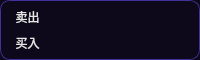
                        <widget class="QFrame" name="frame_58">
                         <property name="minimumSize">
                          <size>
                           <width>0</width>
                           <height>60</height>
                          </size>
                         </property>
                         <property name="maximumSize">
                          <size>
                           <width>16777215</width>
                           <height>60</height>
                          </size>
                         </property>
                         <property name="styleSheet">
                          <string notr="true">QFrame {	
	background-color: rgb(13, 9, 27);
	border-radius: 10px;
	border: 1px solid rgb(65, 51, 156);
}

</string>
                         </property>
                         <property name="frameShape">
                          <enum>QFrame::StyledPanel</enum>
                         </property>
                         <property name="frameShadow">
                          <enum>QFrame::Raised</enum>
                         </property>
                         <layout class="QVBoxLayout" name="verticalLayout_41">
                          <property name="spacing">
                           <number>0</number>
                          </property>
                          <property name="leftMargin">
                           <number>0</number>
                          </property>
                          <property name="topMargin">
                           <number>0</number>
                          </property>
                          <property name="rightMargin">
                           <number>0</number>
                          </property>
                          <property name="bottomMargin">
                           <number>0</number>
                          </property>
                          <item>
                           <widget class="QFrame" name="frame_59">
                            <property name="styleSheet">
                             <string notr="true">QFrame {	
	background-color: rgb(13, 9, 27);
	border-radius: 10px;
	border: none;
}

</string>
                            </property>
                            <property name="frameShape">
                             <enum>QFrame::StyledPanel</enum>
                            </property>
                            <property name="frameShadow">
                             <enum>QFrame::Raised</enum>
                            </property>
                            <layout class="QHBoxLayout" name="horizontalLayout_26">
                             <property name="spacing">
                              <number>20</number>
                             </property>
                             <property name="leftMargin">
                              <number>0</number>
                             </property>
                             <property name="topMargin">
                              <number>3</number>
                             </property>
                             <property name="rightMargin">
                              <number>0</number>
                             </property>
                             <property name="bottomMargin">
                              <number>0</number>
                             </property>
                             <item>
                              <widget class="QLabel" name="label_3">
                               <property name="styleSheet">
                                <string notr="true">background-color: rgbA(0, 0, 0, 0);
color: rgb(230, 230, 230);
font: 12pt &quot;等线&quot;;
border-radius: 5px;
border: none;</string>
                               </property>
                               <property name="text">
                                <string>卖出</string>
                               </property>
                               <property name="alignment">
                                <set>Qt::AlignCenter</set>
                               </property>
                              </widget>
                             </item>
                             <item>
                              <widget class="QLabel" name="label_ask_price1">
                               <property name="styleSheet">
                                <string notr="true">background-color: rgbA(0, 0, 0, 0);
color: rgb(255, 0, 0);
font: 700 16pt &quot;等线&quot;;
border-radius: 5px;
border: none;</string>
                               </property>
                               <property name="text">
                                <string/>
                               </property>
                               <property name="alignment">
                                <set>Qt::AlignCenter</set>
                               </property>
                              </widget>
                             </item>
                             <item>
                              <widget class="QLabel" name="label_ask_volume1">
                               <property name="styleSheet">
                                <string notr="true">background-color: rgbA(0, 0, 0, 0);
color: rgb(255, 255, 0);
font: 700 16pt &quot;等线&quot;;
border-radius: 5px;
border: none;</string>
                               </property>
                               <property name="text">
                                <string/>
                               </property>
                               <property name="alignment">
                                <set>Qt::AlignCenter</set>
                               </property>
                              </widget>
                             </item>
                            </layout>
                           </widget>
                          </item>
                          <item>
                           <widget class="QFrame" name="frame_77">
                            <property name="styleSheet">
                             <string notr="true">QFrame {	
	background-color: rgb(13, 9, 27);
	border-radius: 10px;
	border: none;
}

</string>
                            </property>
                            <property name="frameShape">
                             <enum>QFrame::StyledPanel</enum>
                            </property>
                            <property name="frameShadow">
                             <enum>QFrame::Raised</enum>
                            </property>
                            <layout class="QHBoxLayout" name="horizontalLayout_30">
                             <property name="spacing">
                              <number>20</number>
                             </property>
                             <property name="leftMargin">
                              <number>0</number>
                             </property>
                             <property name="topMargin">
                              <number>0</number>
                             </property>
                             <property name="rightMargin">
                              <number>0</number>
                             </property>
                             <property name="bottomMargin">
                              <number>3</number>
                             </property>
                             <item>
                              <widget class="QLabel" name="label_17">
                               <property name="styleSheet">
                                <string notr="true">background-color: rgbA(0, 0, 0, 0);
color: rgb(230, 230, 230);
font: 12pt &quot;等线&quot;;
border-radius: 5px;
border: none;</string>
                               </property>
                               <property name="text">
                                <string>买入</string>
                               </property>
                               <property name="alignment">
                                <set>Qt::AlignCenter</set>
                               </property>
                              </widget>
                             </item>
                             <item>
                              <widget class="QLabel" name="label_bid_price1">
                               <property name="styleSheet">
                                <string notr="true">background-color: rgbA(0, 0, 0, 0);
color: rgb(255, 0, 0);
font: 700 16pt &quot;等线&quot;;
border-radius: 5px;
border: none;</string>
                               </property>
                               <property name="text">
                                <string/>
                               </property>
                               <property name="alignment">
                                <set>Qt::AlignCenter</set>
                               </property>
                              </widget>
                             </item>
                             <item>
                              <widget class="QLabel" name="label_bid_volume1">
                               <property name="styleSheet">
                                <string notr="true">background-color: rgbA(0, 0, 0, 0);
color: rgb(255, 255, 0);
font: 700 16pt &quot;等线&quot;;
border-radius: 5px;
border: none;</string>
                               </property>
                               <property name="text">
                                <string/>
                               </property>
                               <property name="alignment">
                                <set>Qt::AlignCenter</set>
                               </property>
                              </widget>
                             </item>
                            </layout>
                           </widget>
                          </item>
                         </layout>
                        </widget>
